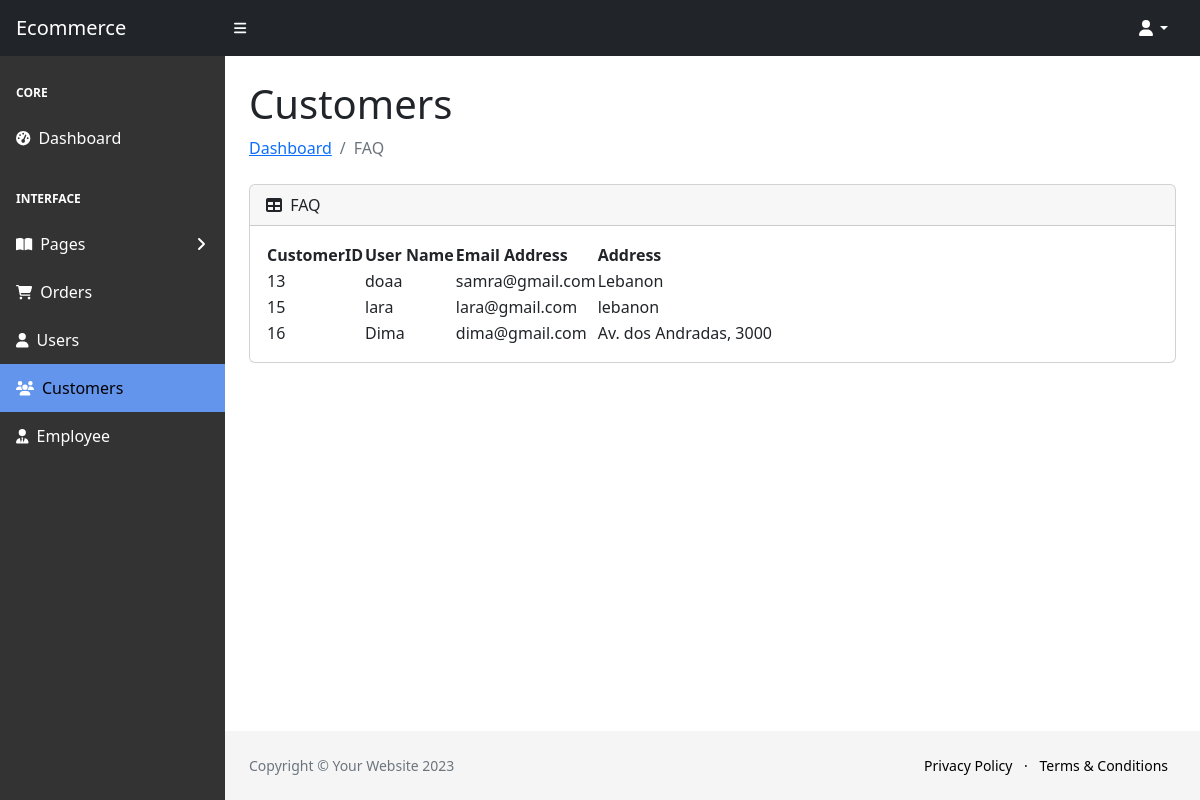
/adminPanelSherke/adminPanelSherke/customers.php, run on the app's committed database.
### tables this page shows
CREATE TABLE `customers` (
  `CustomerID` int(11) NOT NULL,
  `UserName` varchar(50) DEFAULT NULL,
  `Email` varchar(100) DEFAULT NULL,
  `Password` varchar(255) DEFAULT NULL,
  `user_type` varchar(255) NOT NULL DEFAULT 'customer',
  `Address` varchar(100) NOT NULL
);

### adminPanelSherke/adminPanelSherke/class/DAL.class.php (called while the page is built, shortened)
<?php
class DAL
{
    public $servername = "localhost";
    public $username = "root";
    public $password = "";
    public $dbname = "level3-ecomerce";
    private function connect()
    {
        $conn = new mysqli($this->servername, $this->username, $this->password, $this->dbname);
        return $conn;
    }
    public function getdata($sql)
    {
        $conn = $this->connect();
        $result = $conn->query($sql);
        $results = $result->fetch_all(MYSQLI_ASSOC);
        return $results;
    }
}

### adminPanelSherke/adminPanelSherke/class/users.class.php (called while the page is built, shortened)
<?php
require_once('DAL.class.php');
class User extends DAL
{
    function getAllCustomers()
    {
        $sql = "SELECT *
        FROM customers
        WHERE CustomerID IN (SELECT CustomerID FROM orders); ";
        return $this->getdata($sql);
    }
}

### adminPanelSherke/adminPanelSherke/customers.php (the view, shortened to what this page needs)
<!DOCTYPE html>
<html lang="en">
<?php require_once("class/users.class.php"); ?>
<?php require_once('components/header.php'); ?>
<?php $user = new User();
$allCustomers = $user->getAllCustomers(); ?>
<body class="sb-nav-fixed">
    <?php require_once('components/nav.php'); ?>
    <?php require_once('components/sidebar.php'); ?>
    <div id="layoutSidenav_content">
        <main>
            <div class="container-fluid px-4">
                <h1 class="mt-4">Customers</h1>
                <ol class="breadcrumb mb-4">
                    <li class="breadcrumb-item active"><a href="index.php">Dashboard</a></li>
                    <li class="breadcrumb-item active">FAQ</li>
                </ol>
                <div class="card mb-4">
                    <div class="card-header">
                        <i class="fas fa-table me-1"></i>
                        FAQ
                    </div>
                    <div class="card-body">
                        <table id="datatablesSimple">
                            <thead>
                                <tr>
                                    <th>CustomerID</th>
                                    <th>
                                        User Name
                                    </th>
                                    <th>Email Address</th>
                                    <th>Address</th>
                                </tr>
                            </thead>
                            <tbody>
                                <?php
                                foreach ($allCustomers as $customer) {
                                ?>
                                    <tr>
                                        <td><?php echo $customer['CustomerID'] ?></td>
                                        <td><?php echo $customer['UserName'] ?></td>
                                        <td><?php echo $customer['Email'] ?></td>
                                        <td><?php echo $customer['Address'] ?></td>
                                    </tr>
                                <?php } ?>
                            </tbody>
                        </table>
                    </div>
                </div>
            </div>
        </main>
        <?php require_once('components/footer.php'); ?>
    </div>
    </div>
</body>

### data on the page
customers: CustomerID "13", UserName "doaa", Email "samra@gmail.com", Address "Lebanon"
customers: CustomerID "15", UserName "lara", Email "lara@gmail.com", Address "lebanon"
customers: CustomerID "16", UserName "Dima", Email "dima@gmail.com", Address "Av. dos Andradas, 3000"
